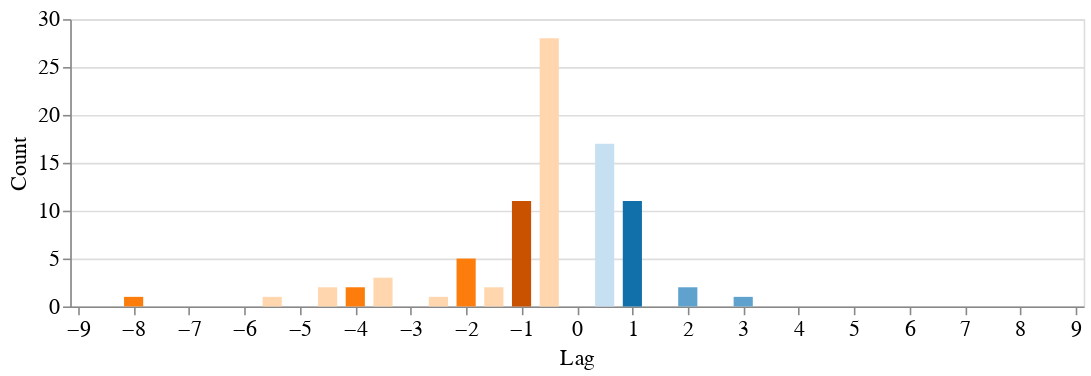

The notebook cell saved with this chart:
### Markdown cell above
## figure S6B

### Code cell
df_refer_dist = pd.DataFrame(df_refer_raw_bounded['step'].value_counts().rename_axis('step').reset_index(name='counts'))
df_refer_dist['condition'] = np.where(df_refer_dist['step']>0, 'p','r')
set_color(df_refer_dist, 'step')
w=635; h=180

p = alt.Chart(df_refer_dist).mark_bar(size=12).encode(
    alt.X('step:Q', axis=alt.Axis(title='Lag', labelAngle=0, grid=False, tickMinStep=1), scale=alt.Scale(domain=(-9, 9))),
    alt.Y('counts:Q', axis=alt.Axis(title='Count'), 
          scale=alt.Scale(domain=(0, 30))
        ), 
    alt.Color('color', scale=None),
).properties(width=w, height=h, 
# title={
#       "text": [""], 
      # "subtitle": ["Reference rate"]}
).configure_axis(
    titleFontSize=14,
    labelFontSize=14,
    titleFontWeight='normal'
)
p

### Figure 1 — Vega-Lite specification as saved in the notebook (floating-point values rounded to 4 significant figures)
{"config": {"view": {"continuousWidth": 400, "continuousHeight": 300}, "axis": {"labelFontSize": 14, "titleFontSize": 14, "titleFontWeight": "normal"}}, "data": {"name": "data-d8f1daf34dc6f52335096e3d67046524"}, "mark": {"type": "bar", "size": 12}, "encoding": {"color": {"field": "color", "scale": null, "type": "nominal"}, "x": {"axis": {"grid": false, "labelAngle": 0, "tickMinStep": 1, "title": "Lag"}, "field": "step", "scale": {"domain": [-9, 9]}, "type": "quantitative"}, "y": {"axis": {"title": "Count"}, "field": "counts", "scale": {"domain": [0, 30]}, "type": "quantitative"}}, "height": 180, "width": 635, "$schema": "https://vega.github.io/schema/vega-lite/v4.17.0.json", "datasets": {"data-d8f1daf34dc6f52335096e3d67046524": [{"step": -0.5, "counts": 28, "condition": "r", "color": "#ffd6ae"}, {"step": 0.5, "counts": 17, "condition": "p", "color": "#c7e0f1"}, {"step": 1.0, "counts": 11, "condition": "p", "color": "#1170aa"}, {"step": -1.0, "counts": 11, "condition": "r", "color": "#c85200"}, {"step": -2.0, "counts": 5, "condition": "r", "color": "#fc7d0b"}, {"step": -3.5, "counts": 3, "condition": "r", "color": "#ffd6ae"}, {"step": -1.5, "counts": 2, "condition": "r", "color": "#ffd6ae"}, {"step": 2.0, "counts": 2, "condition": "p", "color": "#5fa2ce"}, {"step": -4.5, "counts": 2, "condition": "r", "color": "#ffd6ae"}, {"step": -4.0, "counts": 2, "condition": "r", "color": "#fc7d0b"}, {"step": 3.0, "counts": 1, "condition": "p", "color": "#5fa2ce"}, {"step": -5.5, "counts": 1, "condition": "r", "color": "#ffd6ae"}, {"step": -8.0, "counts": 1, "condition": "r", "color": "#fc7d0b"}, {"step": -2.5, "counts": 1, "condition": "r", "color": "#ffd6ae"}]}}
